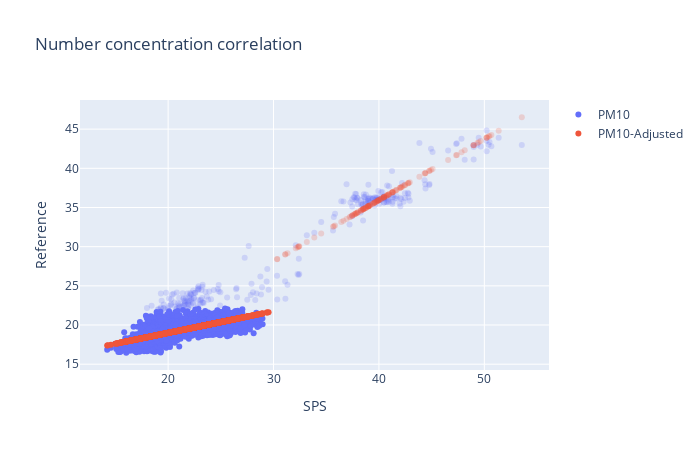

Source (notebook cell):
### Code cell
fig = make_subplots(rows=1,cols=1,shared_xaxes=True)
PM10_COLOR = '#1f77b4'
PM2_COLOR = '#d62728'
fig.add_trace(go.Scatter(x=num['spsPM10'],y=num['opsPM10'],mode='markers',showlegend=True,name='PM10'),row=1,col=1)
# fig.add_trace(go.Scatter(x=num.spsPM10.loc[q1],y=lm(num.spsPM10.loc[q1],lm1[0],lm1[1]),mode='markers',showlegend=True,name='PM10-Adjusted'),row=1,col=1)
# fig.add_trace(go.Scatter(x=num.spsPM10.loc[q2],y=lm(num.spsPM10.loc[q2],lm2[0],lm2[1]),mode='markers',showlegend=True,name='PM10-Adjusted'),row=1,col=1)
fig.add_trace(go.Scatter(x=num.spsPM10,y=num.adjPM10,mode='markers',showlegend=True,name='PM10-Adjusted'),row=1,col=1)


fig.update_layout(title='Number concentration correlation')
fig.update_xaxes(title_text='SPS')
fig.update_yaxes(title_text='Reference')
fig.update_layout(width=700,height=450)
fig.show()

### Figure 1 — Plotly figure (JSON) as saved in the notebook; plotly's stock layout.template omitted (floating-point values rounded to 4 significant figures; data arrays with more than 128 entries replaced by an {"elided": "..."} marker saying what was removed)
{"data": [{"mode": "markers", "name": "PM10", "selectedpoints": {"elided": "2320 int values"}, "showlegend": true, "type": "scatter", "x": {"elided": "2578 float values"}, "xaxis": "x", "y": {"elided": "2578 float values"}, "yaxis": "y"}, {"mode": "markers", "name": "PM10-Adjusted", "selectedpoints": {"elided": "2435 int values"}, "showlegend": true, "type": "scatter", "x": {"elided": "2578 float values"}, "xaxis": "x", "y": {"elided": "2578 float values"}, "yaxis": "y"}], "layout": {"dragmode": "lasso", "height": 450, "title": {"text": "Number concentration correlation"}, "width": 700, "xaxis": {"anchor": "y", "autorange": true, "domain": [0, 1], "range": [11.63, 56.14], "title": {"text": "SPS"}, "type": "linear"}, "yaxis": {"anchor": "x", "autorange": true, "domain": [0, 1], "range": [14.26, 48.72], "title": {"text": "Reference"}, "type": "linear"}}}
